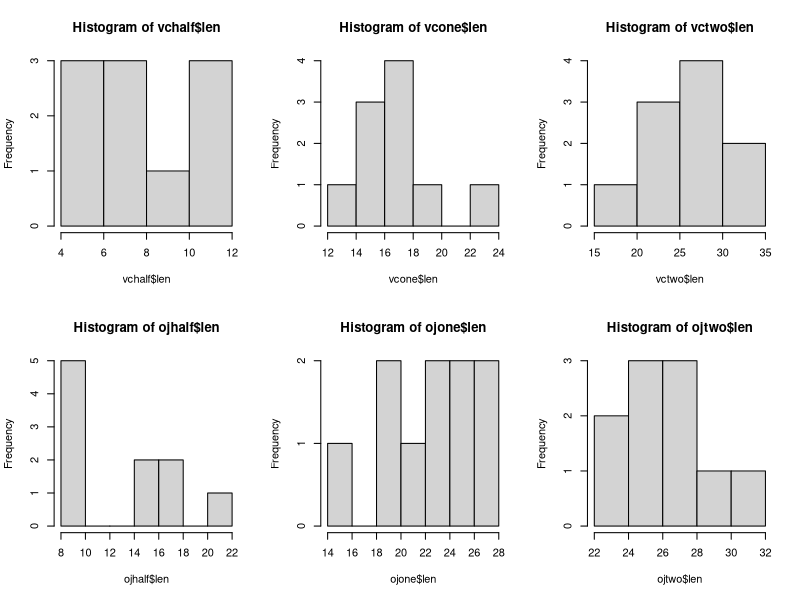
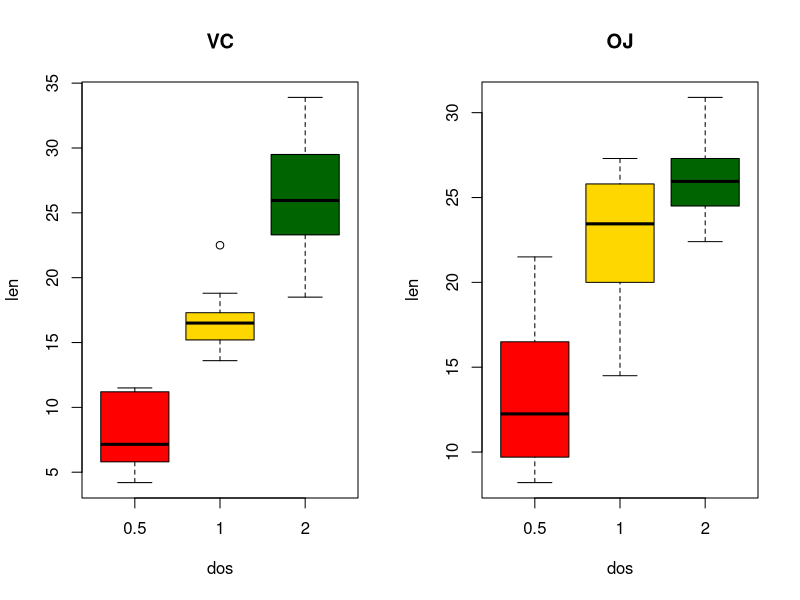

Source code (R) for these figures, in order:
## ---- chunk 1
  
  vc <- ToothGrowth[ToothGrowth$supp =='VC',]
  vchalf <- vc[vc$dose==0.5,]
  vcone <- vc[vc$dose==1.0,]
  vctwo <- vc[vc$dose==2.0,]
  par(mfrow=c(2,3))
  hist(vchalf$len)
  hist(vcone$len)
  hist(vctwo$len)
  oj <- ToothGrowth[ToothGrowth$supp =='OJ',]
  ojhalf <- oj[oj$dose==0.5,]
  ojone <- oj[oj$dose==1.0,]
  ojtwo <- oj[oj$dose==2.0,]
  hist(ojhalf$len)
  hist(ojone$len)
  hist(ojtwo$len)
 
## ---- chunk 2
  par(mfrow=c(1,2))
  vc <- ToothGrowth[ToothGrowth$supp =='VC',]
  boxplot(vc$len~vc$dos,col=(c("red","gold","darkgreen")),xlab = 'dos',ylab='len',main="VC")
  oj <- ToothGrowth[ToothGrowth$supp =='OJ',]
  boxplot(oj$len~oj$dos,col=(c("red","gold","darkgreen")),xlab='dos',ylab='len',main='OJ')
 
  
## ---- chunk 3
  vchalf <- vc[vc$dose==0.5,]
  ojhalf <- oj[oj$dose==0.5,]
  test <- t.test(vchalf$len,ojhalf$len,var.equal=TRUE)
  res <- c(test$conf.int,test$p.value)
  print(res)
## ---- chunk 4
  vcone <- vc[vc$dose==1.0,]
  ojone <- oj[oj$dose==1.0,]
  test <- t.test(vcone$len,ojone$len,var.equal=TRUE)
  res <- c(test$conf.int,test$p.value)
  print(res)
## ---- chunk 5
  vctwo <- vc[vc$dose==2.0,]
  ojtwo <- oj[oj$dose==2.0,]
  test <- t.test(vctwo$len,ojtwo$len,var.equal=TRUE)
  res <- c(test$conf.int,test$p.value)
  print(res)
## ---- chunk 6
  vchalf <- vc[vc$dose==0.5,]
  vcone <- vc[vc$dose==1.0,]
  vctwo <- vc[vc$dose==2.0,]
  test <- t.test(vchalf$len,vcone$len,var.equal=TRUE)
  res <- c(test$conf.int,test$p.value)
  print('Dose 0.5 vs 1.0')
  print(res)
  test <- t.test(vchalf$len,vctwo$len,var.equal=TRUE)
  res <- c(test$conf.int,test$p.value)
  print('Dose 0.5 vs 2.0')
  print(res)
  test <- t.test(vctwo$len,vcone$len,var.equal=TRUE)
  res <- c(test$conf.int,test$p.value)
  print('Dose 2.0 vs 1.0')
  print(res)
## ---- chunk 7
  ojhalf <- oj[oj$dose==0.5,]
  ojone <- oj[oj$dose==1.0,]
  ojtwo <- oj[oj$dose==2.0,]
  test <- t.test(ojhalf$len,ojone$len,var.equal=TRUE)
  res <- c(test$conf.int,test$p.value)
  print('Dose 0.5 vs 1.0')
  print(res)
  test <- t.test(ojhalf$len,ojtwo$len,var.equal=TRUE)
  res <- c(test$conf.int,test$p.value)
  print('Dose 0.5 vs 2.0')
  print(res)
  test <- t.test(ojtwo$len,ojone$len,var.equal=TRUE)
  res <- c(test$conf.int,test$p.value)
  print('Dose 2.0 vs 1.0')
  print(res)
